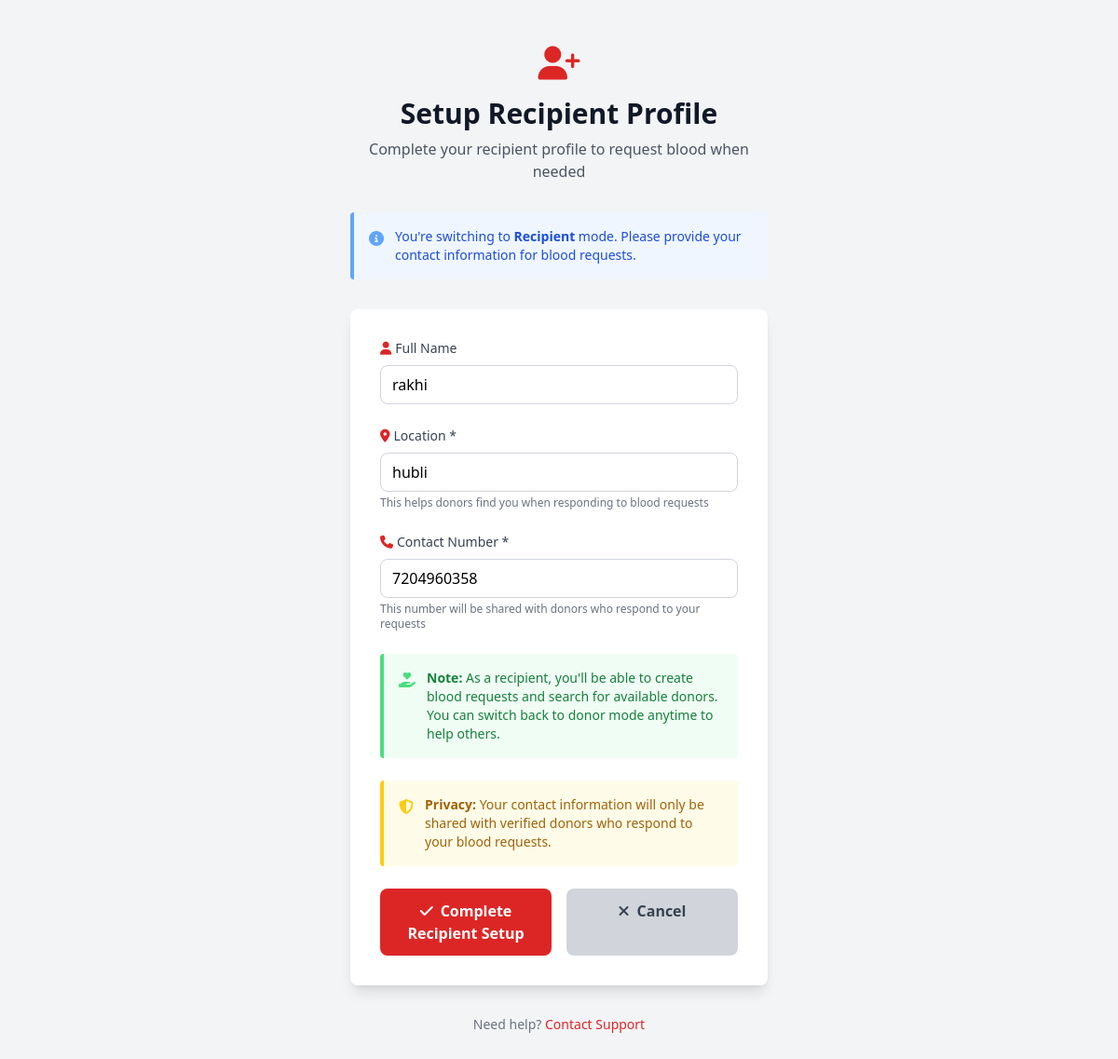
/setup-receiver-profile (signed in), run on an earlier commit of the app's database.
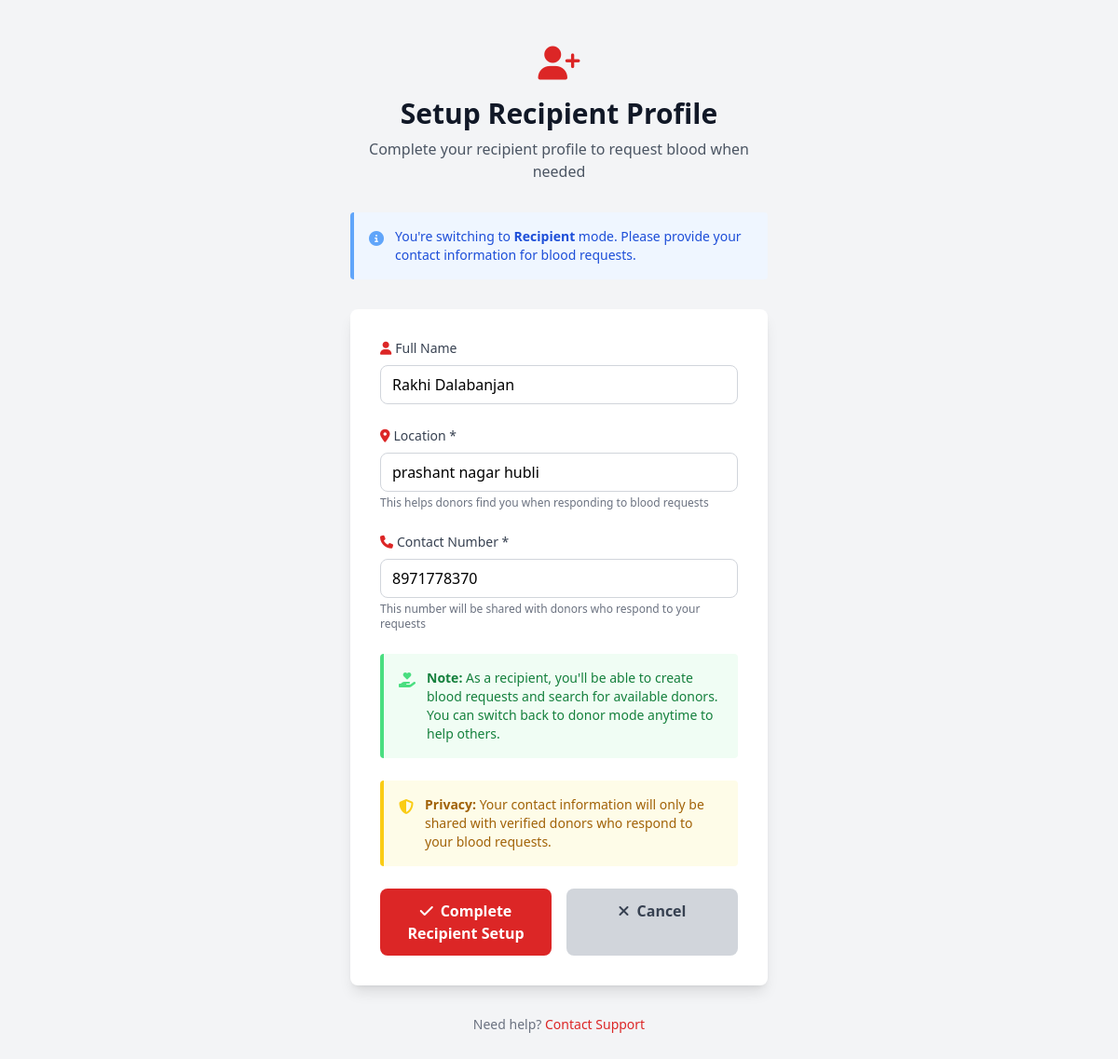
And on a later commit of the database.
### app.py (models this page shows)
class Donor(db.Model):
    id = db.Column(db.Integer, primary_key=True)
    name = db.Column(db.String(100), nullable=False)
    email = db.Column(db.String(100), unique=True, nullable=False)
    password = db.Column(db.String(200), nullable=False)
    age = db.Column(db.Integer, nullable=False)
    gender = db.Column(db.String(10), nullable=False)
    blood_group = db.Column(db.String(5), nullable=False)
    location = db.Column(db.String(200), nullable=False)
    contact = db.Column(db.String(20), nullable=False)
    availability = db.Column(db.Boolean, default=True)
    latitude = db.Column(db.Float, nullable=True)
    longitude = db.Column(db.Float, nullable=True)
    geocoded = db.Column(db.Boolean, default=False)
    last_geocoded = db.Column(db.DateTime, nullable=True)

### app.py (the view, shortened to what this page needs)
@app.route('/setup-receiver-profile', methods=['GET', 'POST'])
def setup_receiver_profile():
    if 'user_email' not in session:
        return redirect('/')
    current_user = Donor.query.filter_by(email=session['user_email']).first()
    return render_template('setup_receiver_profile.html', user=current_user)

### templates/setup_receiver_profile.html (shortened to what this page needs)
<!DOCTYPE html>
<html lang="en">
  <head>
    <script src="https://cdn.tailwindcss.com"></script>
    <link
      rel="stylesheet"
      href="https://cdnjs.cloudflare.com/ajax/libs/font-awesome/6.4.0/css/all.min.css"
    />
  </head>
  <body class="bg-gray-100">
    <div
      class="min-h-screen flex items-center justify-center py-12 px-4 sm:px-6 lg:px-8"
    >
      <div class="max-w-md w-full space-y-8">
        <div class="text-center">
          <i class="fas fa-user-plus text-4xl text-red-600 mb-4"></i>
          <h2 class="text-3xl font-bold text-gray-900">
            Setup Recipient Profile
          </h2>
          <p class="mt-2 text-gray-600">
            Complete your recipient profile to request blood when needed
          </p>
        </div>
        <div class="bg-blue-50 border-l-4 border-blue-400 p-4 rounded">
          <div class="flex">
            <div class="flex-shrink-0">
              <i class="fas fa-info-circle text-blue-400"></i>
            </div>
            <div class="ml-3">
              <p class="text-sm text-blue-700">
                You're switching to <strong>Recipient</strong> mode. Please
                provide your contact information for blood requests.
              </p>
            </div>
          </div>
        </div>
        <div class="bg-white rounded-lg shadow-lg p-8">
          <form method="POST" class="space-y-6">
            <div>
              <label
                for="name"
                class="block text-sm font-medium text-gray-700 mb-2"
              >
                <i class="fas fa-user mr-1 text-red-600"></i>Full Name
              </label>
              <input
                type="text"
                name="name"
                id="name"
                required
                value="{{ user.name if user else '' }}"
                class="w-full px-3 py-2 border border-gray-300 rounded-lg focus:outline-none focus:ring-2 focus:ring-red-500 focus:border-red-500"
              />
            </div>
            <div>
              <label
                for="location"
                class="block text-sm font-medium text-gray-700 mb-2"
              >
                <i class="fas fa-map-marker-alt mr-1 text-red-600"></i>Location
                *
              </label>
              <input
                type="text"
                name="location"
                id="location"
                required
                value="{{ user.location if user else '' }}"
                placeholder="Your city and area"
                class="w-full px-3 py-2 border border-gray-300 rounded-lg focus:outline-none focus:ring-2 focus:ring-red-500 focus:border-red-500"
              />
              <p class="text-xs text-gray-500 mt-1">
                This helps donors find you when responding to blood requests
              </p>
            </div>
            <div>
              <label
                for="contact"
                class="block text-sm font-medium text-gray-700 mb-2"
              >
                <i class="fas fa-phone mr-1 text-red-600"></i>Contact Number *
              </label>
              <input
                type="tel"
                name="contact"
                id="contact"
                required
                value="{{ user.contact if user else '' }}"
                placeholder="Your contact number"
                class="w-full px-3 py-2 border border-gray-300 rounded-lg focus:outline-none focus:ring-2 focus:ring-red-500 focus:border-red-500"
              />
              <p class="text-xs text-gray-500 mt-1">
                This number will be shared with donors who respond to your
                requests
              </p>
            </div>
            <div class="bg-green-50 border-l-4 border-green-400 p-4 rounded">
              <div class="flex">
                <div class="flex-shrink-0">
                  <i class="fas fa-hand-holding-heart text-green-400"></i>
                </div>
                <div class="ml-3">
                  <p class="text-sm text-green-700">
                    <strong>Note:</strong> As a recipient, you'll be able to
                    create blood requests and search for available donors. You
                    can switch back to donor mode anytime to help others.
                  </p>
                </div>
              </div>
            </div>
            <div class="bg-yellow-50 border-l-4 border-yellow-400 p-4 rounded">
              <div class="flex">
                <div class="flex-shrink-0">
                  <i class="fas fa-shield-alt text-yellow-400"></i>
                </div>
                <div class="ml-3">
                  <p class="text-sm text-yellow-700">
                    <strong>Privacy:</strong> Your contact information will only
                    be shared with verified donors who respond to your blood
                    requests.
                  </p>
                </div>
              </div>
            </div>
            <div class="flex gap-4">
              <button
                type="submit"
                class="flex-1 bg-red-600 text-white py-3 px-4 rounded-lg font-semibold hover:bg-red-700 transition-colors"
              >
                <i class="fas fa-check mr-2"></i>Complete Recipient Setup
              </button>
              <a
                href="/{{ 'donor-dashboard' if session.get('role') == 'donor' else '' }}"
                class="flex-1 bg-gray-300 text-gray-700 py-3 px-4 rounded-lg font-semibold text-center hover:bg-gray-400 transition-colors"
              >
                <i class="fas fa-times mr-2"></i>Cancel
              </a>
            </div>
          </form>
        </div>
        <div class="text-center text-sm text-gray-500">
          <p>
            Need help?
            <a href="#" class="text-red-600 hover:text-red-800 font-medium"
              >Contact Support</a
            >
          </p>
        </div>
      </div>
    </div>
  </body>
</html>

What changed in the data, as far as the page shows it:
changed Donor: name "rakhi" → "Rakhi Dalabanjan"; location "hubli" → "prashant nagar hubli"; contact "7204960358" → "8971778370"
